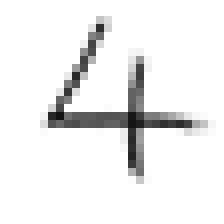
#> input picture 84-任彪-北京/08/dataset/my_own_4.png, 28 x 28 px (shown 8 times larger)
$ python neural_network_own_detail.py
#> lines starting #> are read from the running program, lines starting #| are printed output that depends on the picture
import numpy as np
import scipy.special
import cv2


class OwnModel:
    def __init__(self, inputnodes, hiddennodes, outputnodes, learningrate,actiname ):
        # 定义输入，隐藏，输出节点数
        self.inodes = inputnodes
        self.hnodes = hiddennodes
        self.onodes = outputnodes

        # 定义学习率
        self.lr = learningrate

        #定义激活函数
        if(actiname == 'relu'):
            self.activation_function = lambda x: np.maximum(0,x)
        elif(actiname == 'sigmod'):
            self.activation_function = lambda x: scipy.special.expit(x)
        else:
            self.activation_function = lambda x: scipy.special.expit(x)
        # 定义权重矩阵 ，输入层的权重矩阵
        self.in_weight = np.random.rand(self.hnodes, self.inodes) - 0.5
        # 隐藏层的权重矩阵
        self.out_weight = np.random.rand(self.onodes, self.hnodes) - 0.5
        pass

    def fit(self, inputs,epoch):
        # 总的训练集迭代多少次
        for i in range(epoch):
            input_copy = inputs
            # 便利每个训练集数据
            for record in input_copy:
                all_values = record.split(',')
                input_copy = (np.asfarray(all_values[1:])) / 255.0 * 0.99 + 0.01
                # 设置图片与数值的对应关系
                targets = np.zeros(self.onodes) + 0.01
                targets[int(all_values[0])] = 0.99
                self.onetrain(input_copy, targets)

    def onetrain(self,inputs_list,targets_list):
        # # 获取训练的数据
        inputs = np.array(inputs_list, ndmin=2).T
        # 获取训练数据的结果标签
        targets = np.array(targets_list, ndmin=2).T
        # 计算第一层：
        # 信号经过输入层后产生的信号量，即 Z 的值
        hidden_inputs = np.dot(self.in_weight, inputs)
        # #  Z 做激活函数，得到 A 的值
        hidden_outputs = self.activation_function(hidden_inputs)
        # 计算第二层
        # 输出层接收来自中间隐藏层的信号量 ，即Z的值
        final_inputs = np.dot(self.out_weight, hidden_outputs)
        # 输出层的Z 做激活函数，得到A 的值
        final_outputs = self.activation_function(final_inputs)
        output_errors = targets - final_outputs
        # # 根据误差计算链路权重的更新量，然后把更新加到原来链路权重上，
        # # 根据梯度公式 - （t - Ot）* sigmod * (1-sigmod) * Ok （上个节点的值）
        self.out_weight = self.out_weight + self.lr * np.dot((output_errors  * final_outputs * (1 - final_outputs)),
                                        np.transpose(hidden_outputs))

        # # 根据梯度公式 - （t - Ot）* sigmod * (1-sigmod) * Ok （上个节点的值）
        # # 因为hidden_error 是经过两层影响的，需要剥离出 最后隐藏层上的误差
        hidden_errors = np.dot(self.out_weight.T, output_errors * final_outputs * (1 - final_outputs))
        self.in_weight = self.in_weight + self.lr * np.dot((hidden_errors * hidden_outputs * (1 - hidden_outputs)),
                                        np.transpose(inputs))
        pass
    def query(self, inputs):
        # 根据输入数据计算并输出答案
        # 计算中间层从输入层接收到的信号量
        hidden_inputs = np.dot(self.in_weight, inputs)
        # 计算中间层经过激活函数后形成的输出信号量
        hidden_outputs = self.activation_function(hidden_inputs)
        # 计算最外层接收到的信号量
        final_inputs = np.dot(self.out_weight, hidden_outputs)
        # 计算最外层神经元经过激活函数后输出的信号量
        final_outputs = self.activation_function(final_inputs)
        return final_outputs

    def evaluate(self, test_data_list):
        scores = []
        for record in test_data_list:
            all_values = record.split(',')
            correct_number = int(all_values[0])
            # 预处理数字图片
            inputs = (np.asfarray(all_values[1:])) / 255.0 * 0.99 + 0.01
            # 让网络判断图片对应的数字,推理
            outputs = self.query(inputs)
            # 找到数值最大的神经元对应的 编号
            label = np.argmax(outputs)
            if label == correct_number:
                scores.append(1)
            else:
                scores.append(0)
        print(scores)

        # 计算图片判断的成功率
        scores_array = np.asarray(scores)
        perfermance = scores_array.sum() / scores_array.size
        return perfermance


if __name__ == '__main__':
    # 1、构建模型
    model = OwnModel(28*28,100,10,0.4,'sigmod')
    # 2、构建训练集和测试集
    training_data_file = open("dataset/mnist_train.csv")
#> (reads 112-李鼎辉-上海/第八周作业/cv_NeuralNetWork/dataset/mnist_train.csv from the repository)
    trainning_data_list = training_data_file.readlines()
    training_data_file.close()
    # 3、训练模型
    model.fit(trainning_data_list,20)
    # 4、评估模型
    test_data_file = open("dataset/mnist_test.csv")
#> (reads 112-李鼎辉-上海/第八周作业/cv_NeuralNetWork/dataset/mnist_test.csv from the repository)
    test_data_list = test_data_file.readlines()
    test_data_file.close()
    perfermance = model.evaluate(test_data_list)
    print('perfermance:', perfermance)
    # 5、预测值
    img = cv2.imread("dataset/my_own_4.png")
#> img is the input picture: shape (28, 28, 3); min 18, max 255, mean 238.1

    img_1 = cv2.resize(cv2.cvtColor(img,cv2.COLOR_BGR2GRAY), (28,28), interpolation=cv2.INTER_CUBIC)
    height, width, _ = img.shape
#> height = 28; width = 28
    pixels = []
    for y in range(height):
        for x in range(width):
            # 获取像素值
            pixel = img_1[y, x]
            # 将像素值添加到集合中
            pixels.append(pixel)
#> after the loop, pixels = 784 values, max 255 at index 0, min 18 at index 399, mean 238.1
    queryData = np.ravel(pixels)
#> queryData has the same summary as pixels
    final_outputs = model.query(queryData)
#> in query (call 11), `hidden_inputs = np.dot(self.in_weight, inputs)`: hidden_inputs = 100 values, max 6254.3 at index 96, min -5841.6 at index 70, mean 29.93
#> in query (call 11), `hidden_inputs = np.dot(self.in_weight, inputs)`:
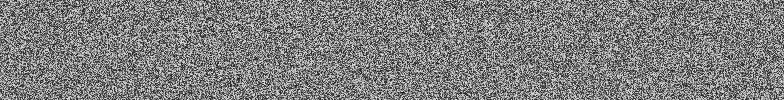
#> self.in_weight: shape (100, 784) float64; min -0.658, max 0.661, mean 0.000465; drawn with min black and max white
#> in query (call 11), `hidden_outputs = self.activation_function(hidden_inputs)`: hidden_outputs = 100 values, max 1 at index 1, min 0 at index 4, mean 0.51
#> in query (call 11), `final_inputs = np.dot(self.out_weight, hidden_outputs)`: final_inputs = [-0.306, -9.17, -5.32, -6.96, -1.01, -2.46, -2.55, -4.34, -4.61, -4.67]
#> in query (call 11), `final_outputs = self.activation_function(final_inputs)`: final_outputs = [0.424, 0.000104, 0.00487, 0.000953, 0.268, 0.0785, 0.0723, 0.0128, 0.00987, 0.00928]
    index = np.argmax(final_outputs)
#> index = 0
    print("the number for the picture is : ", index)
#| the number for the picture is :  0
    pass
